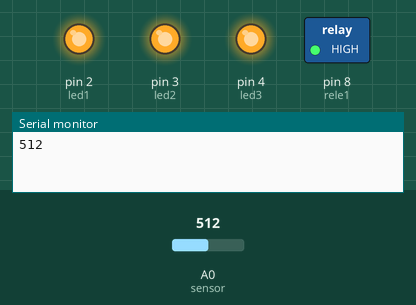
Recording of a sketch running on a simulated Arduino Uno, built with avr-gcc and run on an emulated ATmega328P. Parts: switched loads named in the sketch (green lamp = pin HIGH), output pins drawn as LEDs (lit = HIGH), the last lines printed to the serial monitor. The inputs (shaded band) are chosen by the test bench; at power-on: A0 (sensor) = 512. Pins used as bus, display or sensor lines are not drawn.

Above: at 0.1 s.
At 59.1 s:
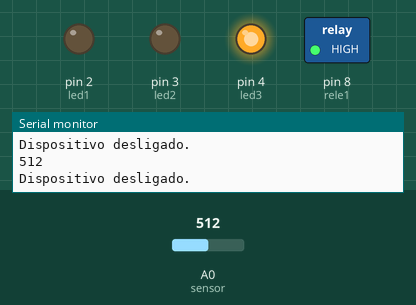
Timing chart, 0 to 60.6 s (numbered marks = the images above):
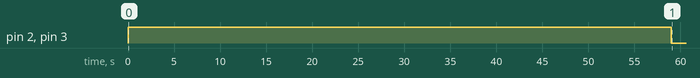

The sketch:

Altomation_bomb.ino
```cpp
// ------------------------------------------------------------------------------------------------------------ \\
// Global Defines and Variables
// ------------------------------------------------------------------------------------------------------------ \\


#define led1 2
#define led2 3
#define led3 4
#define rele1 8
#define sensor A0
#define on_off_sensor 7
#define humidity_dry 150
#define humidity_wet 450
#define humidity_very_wet 750
#define humidity_waint_time 1000

int value;
int time1;
int time2;
int time3;
bool bomb = LOW;
int segundo = 1000;
int minuto = 60000;
int delay_turn_on_bomb = (minuto * 4);


// ------------------------------------------------------------------------------------------------------------ \\
// Functions
// ------------------------------------------------------------------------------------------------------------ \\


void Led(int r, int g, int b) {
  if (r == 1) {
    digitalWrite(led1, 1);
  } else {
    digitalWrite(led1, 0);
  }
  if (g == 1) {
    digitalWrite(led2, 1);
  } else {
    digitalWrite(led2, 0);
  }
  if (b == 1) {
    digitalWrite(led3, 1);
  } else {
    digitalWrite(led3, 0);
  }
}


/* Notes
  Seco: 150-30
  Pontinha na agua: 480
  1/3 na agua: 580
  2/3 na agua: 680
  3/3 na agua: 740*/


// ------------------------------------------------------------------------------------------------------------ \\
// Source
// ------------------------------------------------------------------------------------------------------------ \\


void setup() {
  pinMode(led1, OUTPUT);
  pinMode(led2, OUTPUT);
  pinMode(led3, OUTPUT);
  pinMode(rele1, OUTPUT);
  pinMode(sensor, INPUT);
  pinMode(on_off_sensor, OUTPUT);
  Serial.begin(9600);
  Led(1, 1, 1);
  digitalWrite(rele1, HIGH);
  digitalWrite(on_off_sensor, HIGH);
}

void loop() {
  value = analogRead(sensor);
  Serial.println(value);

  // Definindo estado do terreno
  if (humidity_dry >= value) {
    time1 ++;
  } else {
    time1 = 0;
  }
  if ((value >= humidity_dry) and (value <= humidity_wet)) {
    time2 ++;
  } else {
    time2 = 0;
  }
  if ((value >= humidity_wet) and (value <= humidity_very_wet)) {
    time3 ++;
  } else {
    time3  = 0;
  }

  // Definindo o que fazer dependendo do estado(seco, molhado, encharcado) do terreno
  if (time1 >= 59) {
    time1 = 0;
    Led(1, 0, 0);
    digitalWrite(rele1, LOW);
    digitalWrite(on_off_sensor, LOW);
    Serial.println("Dispositivo ligado.");
    if (bomb == LOW) {
      bomb = HIGH;
      Serial.print("Esperan a bomba ligada por: ");
      Serial.println(delay_turn_on_bomb);
      delay(delay_turn_on_bomb);
    } else {
      Serial.print("Esperan a bomba ligada por: ");
      Serial.println(delay_turn_on_bomb);
      delay(delay_turn_on_bomb / 1.5);
      delay(delay_turn_on_bomb / 1.5);
      digitalWrite(on_off_sensor, HIGH);
    }
  } else if (time2 >= 59) {
    bomb = LOW;
    Led(0, 1, 0);
    digitalWrite(rele1, HIGH);
    Serial.println("Dispositivo desligado.");
  } else if (time3 >= 59) {
    bomb = LOW;
    Led(0, 0, 1);
    digitalWrite(rele1, HIGH);
    Serial.println("Dispositivo desligado.");
  }

  if ((time1 <= 59) and (time2 <= 59) and (time3 <= 59)) {
    Led(1, 1, 1);
  }
  delay(segundo);
}
```

Measured:
- by itself, pin 2 (led1), pin 3 (led2): HIGH → LOW at 59.0 s
